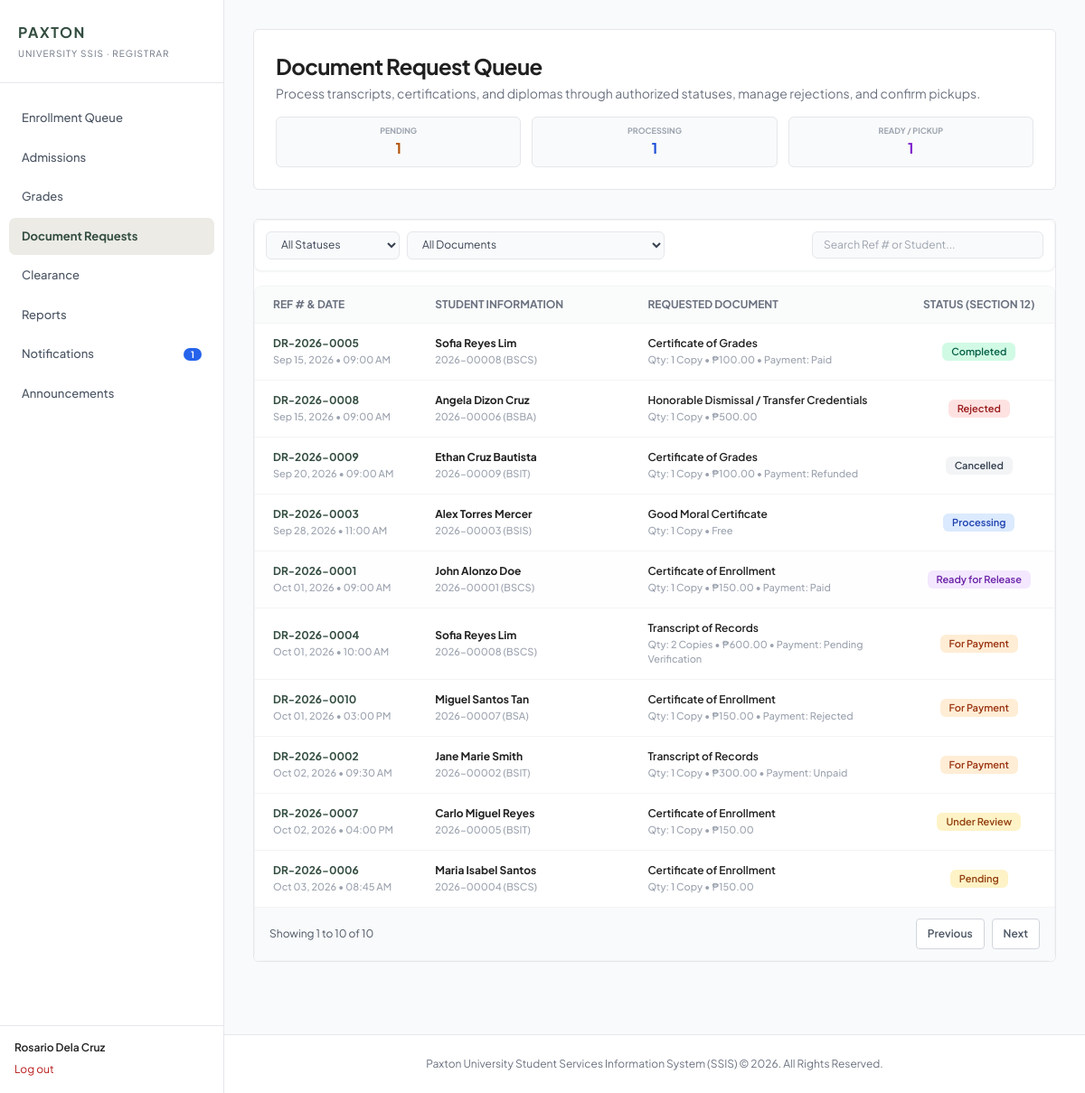
Page /php/registrar/documentRequest.php (signed in) on the committed database.
### tables this page shows
CREATE TABLE document_requests (
  id INT UNSIGNED NOT NULL AUTO_INCREMENT,
  request_no VARCHAR(15) NOT NULL,
  student_id INT UNSIGNED NOT NULL,
  document_type_id INT UNSIGNED NOT NULL,
  purpose VARCHAR(150) NOT NULL,
  copies TINYINT UNSIGNED NOT NULL DEFAULT 1,
  remarks VARCHAR(500) NULL,
  fee_amount DECIMAL(10,2) NOT NULL DEFAULT 0.00,
  status ENUM('Pending','Under Review','For Payment','Paid','Processing',
                         'Ready for Release','Completed','Rejected','Cancelled')
                    NOT NULL DEFAULT 'Pending',
  rejection_reason VARCHAR(500) NULL,
  processed_by INT UNSIGNED NULL,
  received_by VARCHAR(120) NULL,
  completed_at DATETIME NULL,
  created_at TIMESTAMP NOT NULL DEFAULT CURRENT_TIMESTAMP,
  updated_at TIMESTAMP NOT NULL DEFAULT CURRENT_TIMESTAMP ON UPDATE CURRENT_TIMESTAMP,
  PRIMARY KEY (id),
  UNIQUE KEY uq_doc_requests_no (request_no),
  KEY idx_doc_requests_student (student_id),
  KEY idx_doc_requests_type (document_type_id),
  KEY idx_doc_requests_status (status),
  KEY idx_doc_requests_processed_by (processed_by),
  KEY idx_doc_requests_created (created_at),
  CONSTRAINT fk_doc_requests_student FOREIGN KEY (student_id)
    REFERENCES students (id) ON DELETE RESTRICT ON UPDATE RESTRICT,
  CONSTRAINT fk_doc_requests_type FOREIGN KEY (document_type_id)
    REFERENCES document_types (id) ON DELETE RESTRICT ON UPDATE RESTRICT,
  CONSTRAINT fk_doc_requests_processed_by FOREIGN KEY (processed_by)
    REFERENCES users (id) ON DELETE RESTRICT ON UPDATE RESTRICT,
  CONSTRAINT chk_doc_requests_copies CHECK (copies >= 1),
  CONSTRAINT chk_doc_requests_fee CHECK (fee_amount >= 0)
);

CREATE TABLE students (
  id INT UNSIGNED NOT NULL AUTO_INCREMENT,
  user_id INT UNSIGNED NOT NULL,
  student_no VARCHAR(10) NOT NULL,
  first_name VARCHAR(60) NOT NULL,
  middle_name VARCHAR(60) NULL,
  last_name VARCHAR(60) NOT NULL,
  email VARCHAR(120) NULL,
  contact_number VARCHAR(20) NULL,
  address VARCHAR(255) NULL,
  program_id INT UNSIGNED NOT NULL,
  year_level TINYINT UNSIGNED NOT NULL,
  student_type ENUM('Regular','Irregular') NOT NULL DEFAULT 'Regular',
  admission_term_id INT UNSIGNED NULL,
  curriculum_version VARCHAR(30) NULL,
  guardian_name VARCHAR(120) NULL,
  guardian_relationship VARCHAR(40) NULL,
  guardian_contact VARCHAR(20) NULL,
  created_at TIMESTAMP NOT NULL DEFAULT CURRENT_TIMESTAMP,
  updated_at TIMESTAMP NOT NULL DEFAULT CURRENT_TIMESTAMP ON UPDATE CURRENT_TIMESTAMP,
  PRIMARY KEY (id),
  UNIQUE KEY uq_students_user (user_id),
  UNIQUE KEY uq_students_student_no (student_no),
  KEY idx_students_program (program_id),
  KEY idx_students_admission_term (admission_term_id),
  KEY idx_students_name (last_name, first_name),
  KEY idx_students_year_level (year_level),
  CONSTRAINT fk_students_user FOREIGN KEY (user_id)
    REFERENCES users (id) ON DELETE RESTRICT ON UPDATE RESTRICT,
  CONSTRAINT fk_students_program FOREIGN KEY (program_id)
    REFERENCES programs (id) ON DELETE RESTRICT ON UPDATE RESTRICT,
  CONSTRAINT fk_students_admission_term FOREIGN KEY (admission_term_id)
    REFERENCES terms (id) ON DELETE RESTRICT ON UPDATE RESTRICT,
  CONSTRAINT chk_students_year CHECK (year_level BETWEEN 1 AND 6)
);

CREATE TABLE programs (
  id INT UNSIGNED NOT NULL AUTO_INCREMENT,
  department_id INT UNSIGNED NOT NULL,
  code VARCHAR(15) NOT NULL,
  name VARCHAR(150) NOT NULL,
  is_active TINYINT(1) NOT NULL DEFAULT 1,
  created_at TIMESTAMP NOT NULL DEFAULT CURRENT_TIMESTAMP,
  updated_at TIMESTAMP NOT NULL DEFAULT CURRENT_TIMESTAMP ON UPDATE CURRENT_TIMESTAMP,
  PRIMARY KEY (id),
  UNIQUE KEY uq_programs_code (code),
  KEY idx_programs_department (department_id),
  CONSTRAINT fk_programs_department FOREIGN KEY (department_id)
    REFERENCES departments (id) ON DELETE RESTRICT ON UPDATE RESTRICT
);

CREATE TABLE document_types (
  id INT UNSIGNED NOT NULL AUTO_INCREMENT,
  code VARCHAR(10) NOT NULL,
  name VARCHAR(120) NOT NULL,
  description VARCHAR(255) NULL,
  fee DECIMAL(10,2) NOT NULL DEFAULT 0.00,
  is_active TINYINT(1) NOT NULL DEFAULT 1,
  created_at TIMESTAMP NOT NULL DEFAULT CURRENT_TIMESTAMP,
  updated_at TIMESTAMP NOT NULL DEFAULT CURRENT_TIMESTAMP ON UPDATE CURRENT_TIMESTAMP,
  PRIMARY KEY (id),
  UNIQUE KEY uq_doc_types_code (code),
  UNIQUE KEY uq_doc_types_name (name),
  CONSTRAINT chk_doc_types_fee CHECK (fee >= 0)
);

CREATE TABLE payments (
  id INT UNSIGNED NOT NULL AUTO_INCREMENT,
  request_id INT UNSIGNED NOT NULL,
  receipt_no VARCHAR(15) NULL,
  reference_number VARCHAR(60) NULL,
  amount DECIMAL(10,2) NOT NULL,
  method ENUM('Cash','GCash','Bank Transfer','Other') NULL,
  status ENUM('Unpaid','Pending Verification','Paid','Rejected','Refunded')
                    NOT NULL DEFAULT 'Unpaid',
  rejection_reason VARCHAR(500) NULL,
  refund_reason VARCHAR(500) NULL,
  submitted_at DATETIME NULL,
  recorded_by INT UNSIGNED NULL,
  verified_by INT UNSIGNED NULL,
  verified_at DATETIME NULL,
  refunded_by INT UNSIGNED NULL,
  refunded_at DATETIME NULL,
  created_at TIMESTAMP NOT NULL DEFAULT CURRENT_TIMESTAMP,
  updated_at TIMESTAMP NOT NULL DEFAULT CURRENT_TIMESTAMP ON UPDATE CURRENT_TIMESTAMP,
  PRIMARY KEY (id),
  UNIQUE KEY uq_payments_request (request_id),
  UNIQUE KEY uq_payments_receipt (receipt_no),
  KEY idx_payments_reference (reference_number),
  KEY idx_payments_status (status),
  KEY idx_payments_recorded_by (recorded_by),
  KEY idx_payments_verified_by (verified_by),
  KEY idx_payments_refunded_by (refunded_by),
  KEY idx_payments_verified_at (verified_at),
  CONSTRAINT fk_payments_request FOREIGN KEY (request_id)
    REFERENCES document_requests (id) ON DELETE RESTRICT ON UPDATE RESTRICT,
  CONSTRAINT fk_payments_recorded_by FOREIGN KEY (recorded_by)
    REFERENCES users (id) ON DELETE RESTRICT ON UPDATE RESTRICT,
  CONSTRAINT fk_payments_verified_by FOREIGN KEY (verified_by)
    REFERENCES users (id) ON DELETE RESTRICT ON UPDATE RESTRICT,
  CONSTRAINT fk_payments_refunded_by FOREIGN KEY (refunded_by)
    REFERENCES users (id) ON DELETE RESTRICT ON UPDATE RESTRICT,
  CONSTRAINT chk_payments_amount CHECK (amount > 0)
);

### php/registrar/documentRequest.php (the view, shortened to what the rows shown need)
<?php
$requestModel = new DocumentRequests(Database::getConnection());
try {
    $queue = $requestModel->getRegistrarQueue();
} catch (Throwable $exception) {
    error_log('SSIS registrar document requests page failed: ' . $exception->getMessage());
    http_response_code(503);
    exit('Document request information is temporarily unavailable. Please try again later.');
}
?>
<!DOCTYPE html>
<html lang="en">
<head>
    <script src="https://cdn.tailwindcss.com"></script>
</head>
<body class="bg-gray-50 font-sans text-brand-dark antialiased min-h-screen flex flex-col">
    <?php include __DIR__ . '/../component/sidebar.php'; ?>
    <main class="flex-1 max-w-7xl w-full mx-auto px-4 sm:px-6 lg:px-8 py-8 space-y-8">
        <section class="bg-white border border-gray-200 rounded-md p-6 shadow-xs flex flex-col xl:flex-row xl:items-center md:justify-between gap-4">
            <div class="space-y-1">
                <div class="flex items-center space-x-2">
                    <h1 class="text-2xl font-bold text-brand-dark tracking-tight">Document Request Queue</h1>
                </div>
            </div>
        </section>
        <section class="bg-white border border-gray-200 rounded-md shadow-xs overflow-hidden">
            <div class="space-y-4">
                <div class="overflow-x-auto border border-gray-100 rounded-lg bg-white">
                    <table id="table_documentRequests" class="w-full min-w-[1120px] table-fixed text-left text-xs border-collapse">
                        <thead>
                            <tr class="bg-gray-50/80 border-b border-gray-100 text-gray-500 uppercase font-semibold">
                                <th class="py-3 px-5 w-[16%] whitespace-nowrap">Ref # & Date</th>
                                <th class="py-3 px-5 w-[21%] whitespace-nowrap">Student Information</th>
                                <th class="py-3 px-5 w-[27%]">Requested Document</th>
                                <th class="py-3 px-5 text-center w-[15%] whitespace-nowrap">Status (Section 12)</th>
                            </tr>
                        </thead>
                        <tbody id="tbody_documentRequests" class="divide-y divide-gray-100 text-gray-700 font-medium">
                            <?php foreach ($queue as $request): $status = $request['status'];
                                $badgeStyle = match ($status) {
                                    'Pending', 'Under Review' => 'bg-amber-100 text-amber-800',
                                    'For Payment' => 'bg-orange-100 text-orange-800',
                                    'Paid', 'Completed' => 'bg-emerald-100 text-emerald-800',
                                    'Processing' => 'bg-blue-100 text-blue-800',
                                    'Ready for Release' => 'bg-purple-100 text-purple-800',
                                    'Rejected' => 'bg-red-100 text-red-800',
                                    default => 'bg-gray-100 text-gray-700'
                                };
                                $jsPaymentStatus = htmlspecialchars(json_encode($request['payment_status'], $jsonFlags), ENT_QUOTES, 'UTF-8'); ?>
                                <tr class="hover:bg-gray-50/50 <?= $status === 'Ready for Release' ? 'bg-purple-50/10' : '' ?>" data-request-no="<?= $esc($request['request_no']) ?>" data-student-name="<?= $esc($request['student_name']) ?>" data-document-name="<?= $esc($request['document_name']) ?>" data-fee="<?= (float) $request['fee_amount'] ?>" data-payment-status="<?= $esc($request['payment_status']) ?>" data-status="<?= $esc($status) ?>" data-doc="<?= $esc($request['document_code']) ?>" data-search="<?= $esc($request['request_no'] . ' ' . $request['student_name'] . ' ' . $request['student_no']) ?>">
                                    <td class="py-3.5 px-5 space-y-0.5 whitespace-nowrap">
                                        <p class="font-display font-bold text-brand-primary"><?= $esc($request['request_no']) ?></p>
                                        <p class="text-gray-400 text-[11px]"><?= $esc(date('M d, Y • h:i A', strtotime($request['created_at']))) ?></p>
                                    </td>
                                    <td class="py-3.5 px-5 space-y-0.5 whitespace-nowrap">
                                        <p class="font-bold text-brand-dark"><?= $esc($request['student_name']) ?></p>
                                        <p class="text-gray-400 text-[11px] font-display"><?= $esc($request['student_no']) ?> (<?= $esc($request['program_code']) ?>)</p>
                                    </td>
                                    <td class="py-3.5 px-5 space-y-0.5 min-w-[200px]">
                                        <p class="font-semibold text-brand-dark"><?= $esc($request['document_name']) ?></p>
                                        <p class="text-gray-400 text-[11px]">Qty: <?= (int) $request['copies'] ?> <?= (int) $request['copies'] === 1 ? 'Copy' : 'Copies' ?> • <?= (float) $request['fee_amount'] > 0 ? '₱' . number_format((float) $request['fee_amount'] * (int) $request['copies'], 2) : 'Free' ?><?php if ($request['payment_status']): ?> • Payment: <?= $esc($request['payment_status']) ?><?php endif; ?></p>
                                    </td>
                                    <td class="py-3.5 px-5 text-center whitespace-nowrap"><span class="inline-flex items-center px-2.5 py-0.5 rounded-md text-[11px] font-semibold <?= $badgeStyle ?>"><?= $esc($status) ?></span></td>
                                </tr>
                            <?php endforeach; ?>
                        </tbody>
                    </table>
                </div>
            </div>
        </section>
    </main>
</body>
</html>

### rows in the picture
document_requests: request_no "DR-2026-0005", created_at "Sep 15, 2026 • 09:00 AM", student_name "Sofia Reyes Lim", student.student_no "2026-00008", programs.code "BSCS", document_type.name "Certificate of Grades", copies "1", shows "Copy", (float)$request['fee_amount']*(int)$request['copies'] "100.00", payments.status "Paid", status "Completed"
document_requests: request_no "DR-2026-0008", created_at "Sep 15, 2026 • 09:00 AM", student_name "Angela Dizon Cruz", student.student_no "2026-00006", programs.code "BSBA", document_type.name "Honorable Dismissal / Transfer Credentials", copies "1", shows "Copy", (float)$request['fee_amount']*(int)$request['copies'] "500.00", status "Rejected"
document_requests: request_no "DR-2026-0009", created_at "Sep 20, 2026 • 09:00 AM", student_name "Ethan Cruz Bautista", student.student_no "2026-00009", programs.code "BSIT", document_type.name "Certificate of Grades", copies "1", shows "Copy", (float)$request['fee_amount']*(int)$request['copies'] "100.00", payments.status "Refunded", status "Cancelled"
document_requests: request_no "DR-2026-0003", created_at "Sep 28, 2026 • 11:00 AM", student_name "Alex Torres Mercer", student.student_no "2026-00003", programs.code "BSIS", document_type.name "Good Moral Certificate", copies "1", shows "Copy", fee_amount "Free", status "Processing"
document_requests: request_no "DR-2026-0001", created_at "Oct 01, 2026 • 09:00 AM", student_name "John Alonzo Doe", student.student_no "2026-00001", programs.code "BSCS", document_type.name "Certificate of Enrollment", copies "1", shows "Copy", (float)$request['fee_amount']*(int)$request['copies'] "150.00", payments.status "Paid", status "Ready for Release"
document_requests: request_no "DR-2026-0004", created_at "Oct 01, 2026 • 10:00 AM", student_name "Sofia Reyes Lim", student.student_no "2026-00008", programs.code "BSCS", document_type.name "Transcript of Records", copies "2", shows "Copies", (float) $request['fee_amount'] * (int) $request['copies'] "600.00", payments.status "Pending Verification", status "For Payment"
document_requests: request_no "DR-2026-0010", created_at "Oct 01, 2026 • 03:00 PM", student_name "Miguel Santos Tan", student.student_no "2026-00007", programs.code "BSA", document_type.name "Certificate of Enrollment", copies "1", shows "Copy", (float)$request['fee_amount']*(int)$request['copies'] "150.00", payments.status "Rejected", status "For Payment"
document_requests: request_no "DR-2026-0002", created_at "Oct 02, 2026 • 09:30 AM", student_name "Jane Marie Smith", student.student_no "2026-00002", programs.code "BSIT", document_type.name "Transcript of Records", copies "1", shows "Copy", (float)$request['fee_amount']*(int)$request['copies'] "300.00", payments.status "Unpaid", status "For Payment"
document_requests: request_no "DR-2026-0007", created_at "Oct 02, 2026 • 04:00 PM", student_name "Carlo Miguel Reyes", student.student_no "2026-00005", programs.code "BSIT", document_type.name "Certificate of Enrollment", copies "1", shows "Copy", (float)$request['fee_amount']*(int)$request['copies'] "150.00", status "Under Review"
document_requests: request_no "DR-2026-0006", created_at "Oct 03, 2026 • 08:45 AM", student_name "Maria Isabel Santos", student.student_no "2026-00004", programs.code "BSCS", document_type.name "Certificate of Enrollment", copies "1", shows "Copy", (float)$request['fee_amount']*(int)$request['copies'] "150.00", status "Pending"

### other values in the picture
$role "REGISTRAR"
$label "Enrollment Queue"
$label "Admissions"
$label "Grades"
$label "Document Requests"
$label "Clearance"
$label "Reports"
$label "Notifications"
$unreadNotificationCount "1"
$label "Announcements"
$name "Rosario Dela Cruz"
$pendingCount "1"
$processingCount "1"
$readyCount "1"
